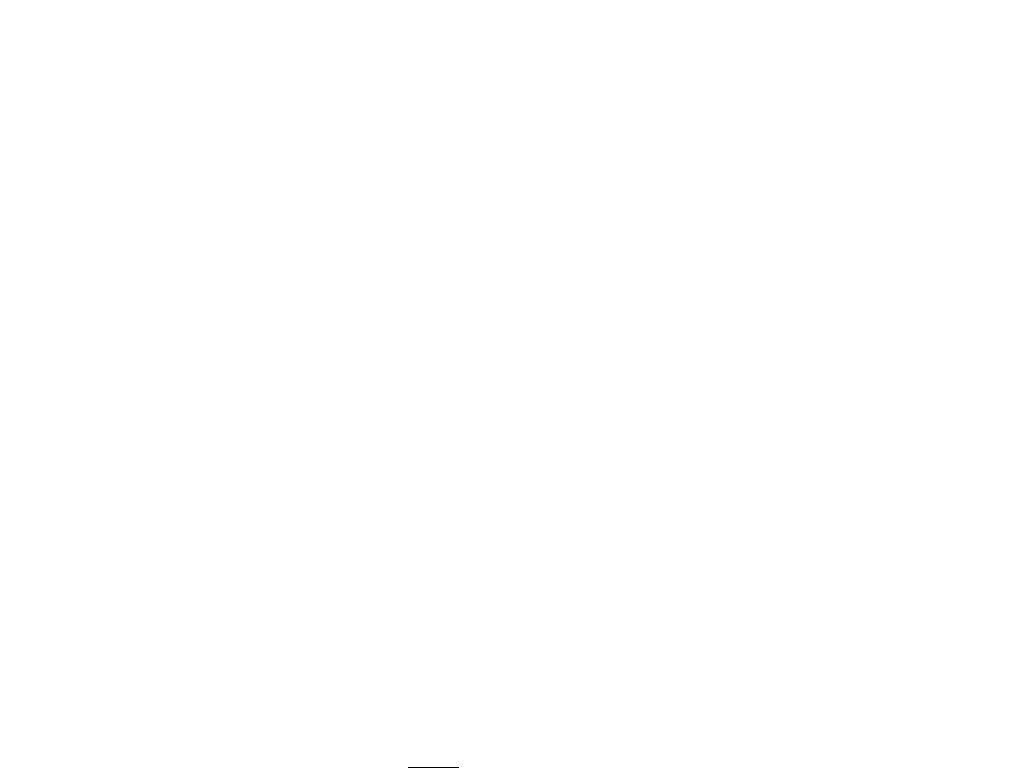
Frame 1 (no input)
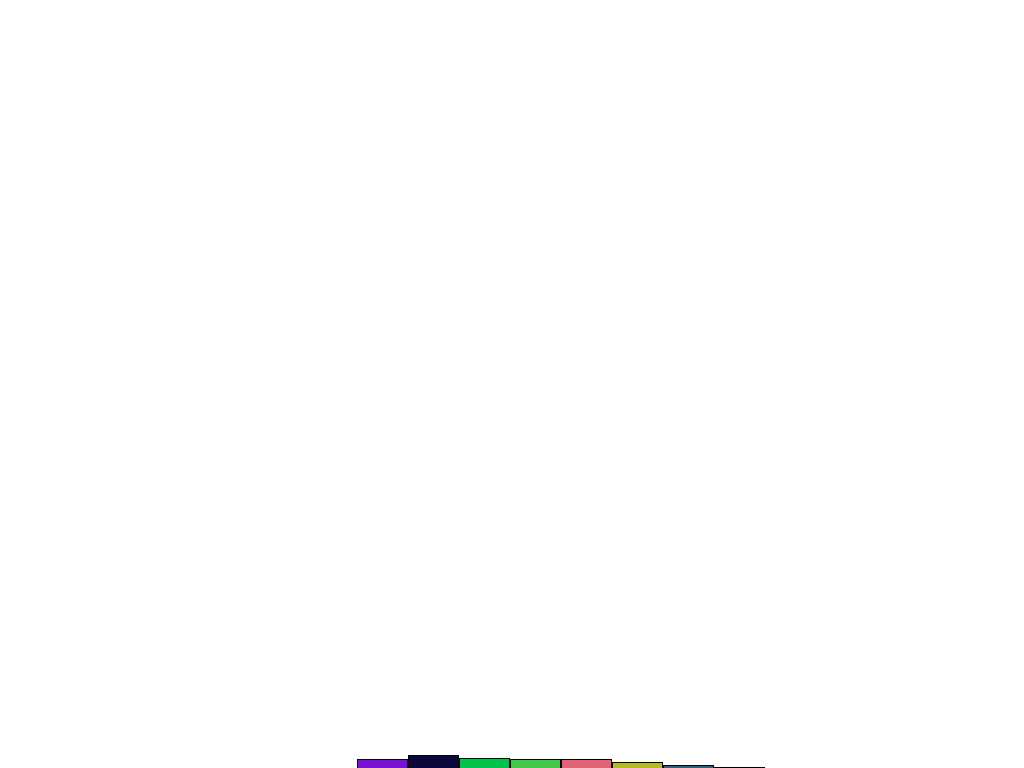
Frame 60 (the mouse pressed at the canvas centre just before this capture)
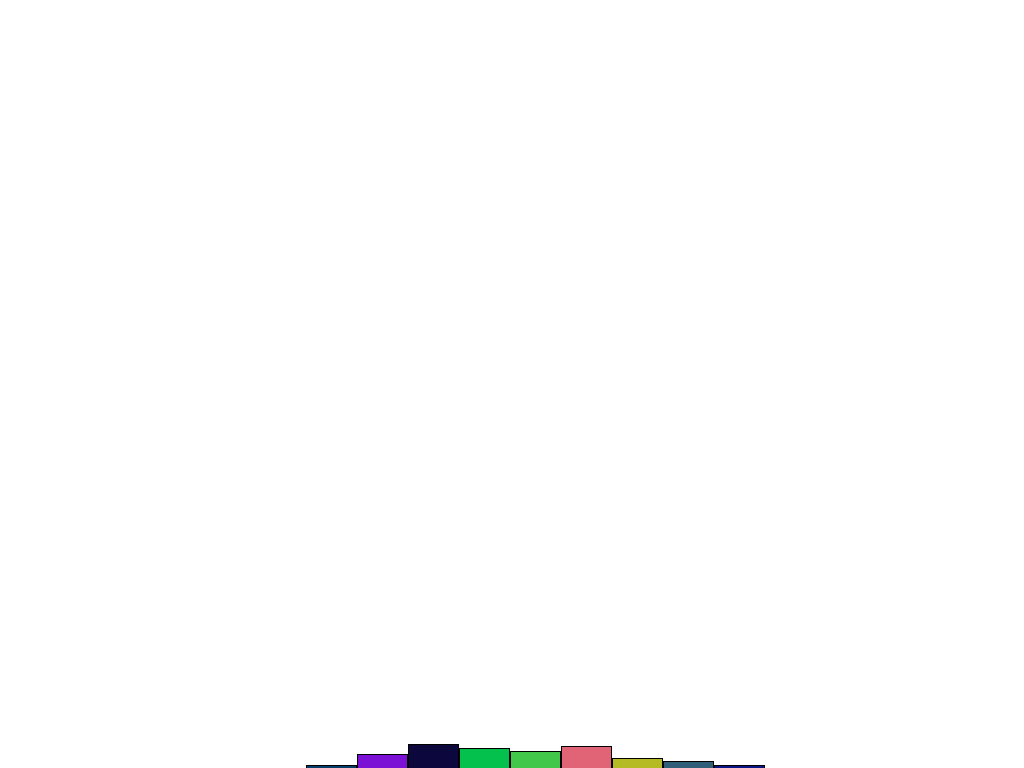
Frame 120 (the mouse held since frame 60 and released just before this capture)

The Processing sketch that drew these frames (run headless with seeded random() and noise(); from frame 60 on, the mouse is pressed at the canvas centre):

// Processing sketch: Lab_2_2
// ── Lab_2_2.pde

  

float[] randomCounts; // number of rects going across
color[] colorArray; // array of colours

void setup() {
  size(1024,768);
  randomCounts = new float[20];
  colorArray = new color[20];


// For loop for making the colours of the rect's
 for (int x = 0; x < randomCounts.length; x++) {
    int r = int(random(255));
    int g = int(random(255));
    int b = int(random(255));
    colorArray[x] = color(r,g,b);
  }

}

void draw()
{
      background(255);  
  float val = randomGaussian();        // Get a gaussian random number w/ mean of 0 and standard deviation of 1.0
  float sd = 2;                        // Define a standard deviation
  float mean = 10;                     // Define a mean value (middle of the screen along the x-axis)
  int x = (int)( val * sd  + mean);    // Scale the gaussian random number by standard deviation and mean (casting)
 
 
//Checks if it out of boundaries

 if (x < 0)
 {
   x = 0;
 }
 
 if (x > 19)
 {
   x = 19;
 }
 

  // Pick a random number and increase the count

  randomCounts[x]++;
   
  int w = width/randomCounts.length;

  for (int i = 0; i < randomCounts.length; i++) 
  {
    fill(colorArray[i]);
    rect(i*w,height-randomCounts[i],w-1,randomCounts[i]);
  }  
}
